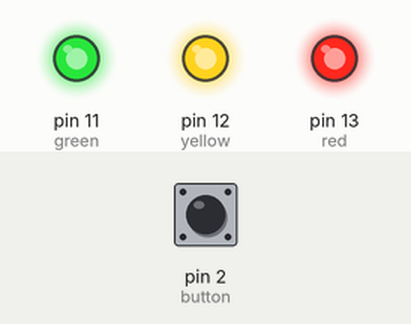
Bench run of a sketch on a simulated Arduino Uno, built with avr-gcc and run on an emulated ATmega328P. On the bench: output pins drawn as LEDs (lit = HIGH). The test bench sets the inputs (shaded band); at power-on: pin 2 (button) HIGH.

Above: at 1.2 s.
1.3 s: pin 2 (button) pulled LOW for 0.15 s
At 2.4 s:
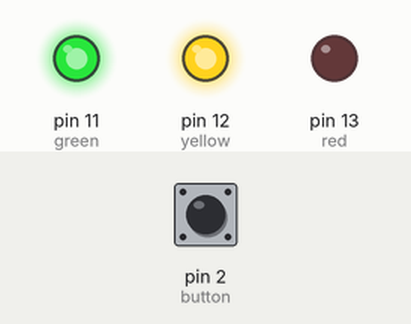
At 6.7 s:
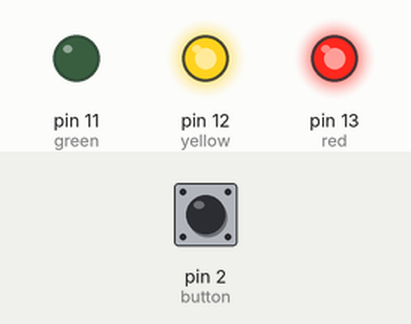
Timing chart, 0 to 11.8 s (numbered marks = the images above; inputs shaded):
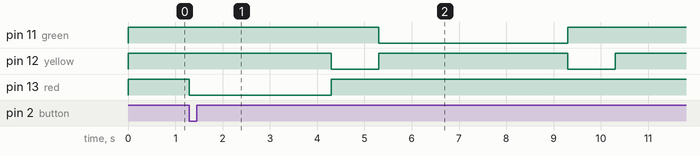

The sketch:

sketch_feb10c.ino
```cpp
const int button = 2;
const int red = 13;
const int yellow = 12;
const int green = 11;
int buttonState = 0;

void setup() {
  pinMode(red, OUTPUT);
  pinMode(yellow, OUTPUT);
  pinMode(green, OUTPUT);
  pinMode(button, INPUT);
}

void loop() {
  buttonState = digitalRead(button);

  if(buttonState == LOW) {
      digitalWrite(red, LOW);
      delay(3000);
      digitalWrite(red, HIGH);

      digitalWrite(yellow, LOW);
      delay(1000);
      digitalWrite(yellow, HIGH);

      digitalWrite(green, LOW);
      delay(4000);
      digitalWrite(green, HIGH);

      digitalWrite(yellow, LOW);
      delay(1000);
      digitalWrite(yellow, HIGH);
    } else{
      digitalWrite(red, HIGH);
      digitalWrite(yellow, HIGH);
      digitalWrite(green, HIGH);
    }

}
```

Measured:
- after the input at 1.3 s, pin 11 (green): HIGH → LOW after 4.0 s, → HIGH 4.0 s later; pin 12 (yellow): alternates HIGH for 4.0 s and LOW for 1.0 s, starting after 3.0 s; pin 13 (red): HIGH → LOW at once, → HIGH 3.0 s later
